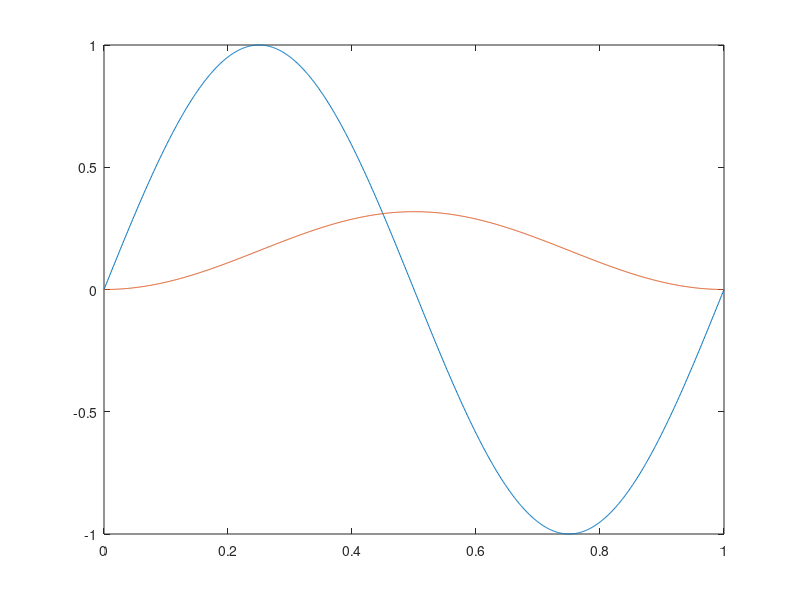

MATLAB code for this plot:
clear
close all
clc

passo = 0.001;
t = 0:passo:1;
N = length(t);
x = sin(2*pi*t);
% x = ones(1,length(t));

plot(t,x)
hold on

intx = zeros(1,length(t));
for i = 1:N-1
    intx(i+1) = intx(i) + x(i)*passo;
end
plot(t,intx)